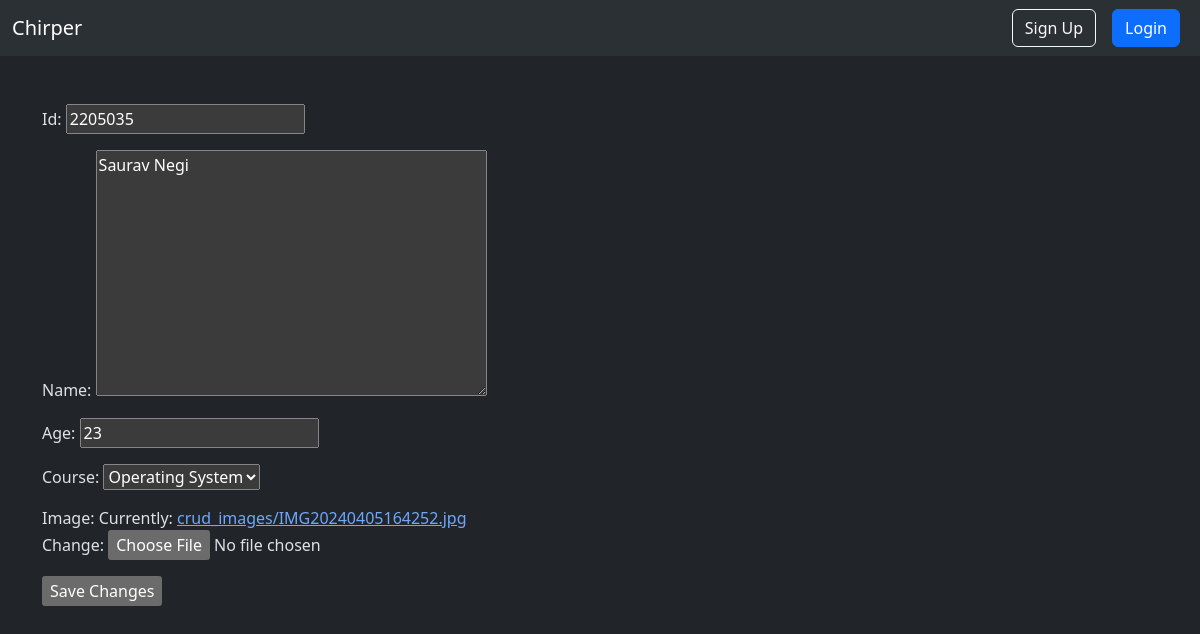
Screenshot of /crud/edit/2205035/ with the database file from the repository.
### crud/models.py (models this page shows, shortened)
class course(models.Model):
    id = models.TextField(primary_key=True, max_length=5)
    name = models.TextField(max_length=20)
    def __str__(self):
        return f'{self.name}'

class student(models.Model):
    name = models.TextField(max_length=20)
    age = models.IntegerField()
    id = models.IntegerField(primary_key=True)
    image = models.ImageField(upload_to='crud_images/')
    course = models.ForeignKey(course,max_length=20,on_delete=models.CASCADE)

### crud/views.py (the view)
# urls.py: path('edit/<int:student_id>/', views.edit_student, name='edit_student'),
def edit_student(request,student_id):
    student_data = get_object_or_404(student,pk=student_id)
    if request.method == "POST":
        form = student_form(request.POST,request.FILES,instance=student_data)
        if form.is_valid():
            form.save()
            return redirect('crud_view_student')
    else:
        form = student_form(instance=student_data)
    return render(request,'create_student.html',{'form':form})

### crud/forms.py
class student_form(forms.ModelForm):
    class Meta:
        model = student
        fields = [
            "id",
            "name",
            "age",
            "course",
            "image",
        ]

### crud/templates/create_student.html (shortened to what this page needs)
{% extends "layout.html" %}
{% block content %}
   <form method="post" enctype="multipart/form-data" class="form">
        {{ form.as_p }}
        {% if form.instance.pk %}
            <input type="submit" value="Save Changes">
        {% else %}
            <input type="submit" value="Register Student">
        {% endif %}
   </form>
{% endblock %}

### rows the page displays
course: id "2205035"
student: name "Saurav Negi", age "23", course "Operating System"
